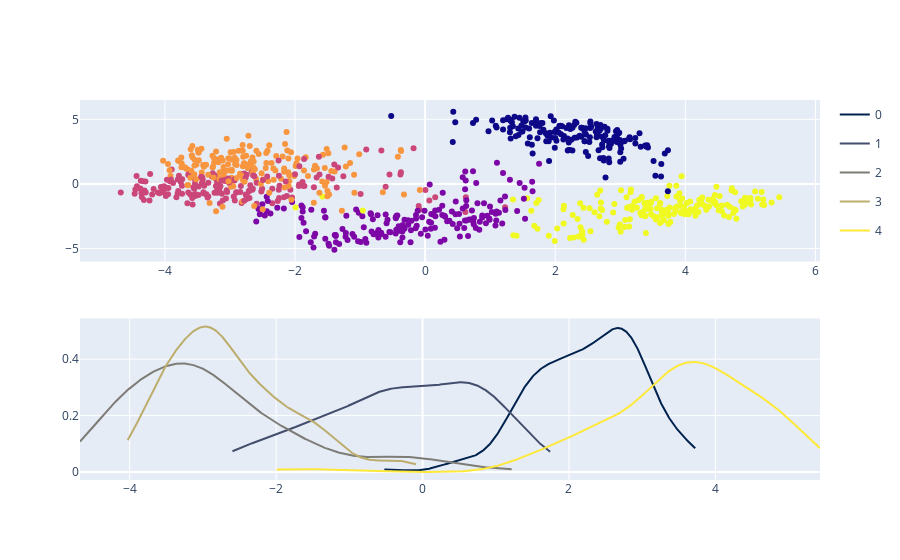

The code cell stored with this chart in its notebook:
### Code cell
import pandas as pd
from sklearn.preprocessing import StandardScaler
from sklearn.decomposition import PCA
from sklearn.datasets import load_digits
import plotly.express as px
from plotly.subplots import make_subplots
import plotly.graph_objects as go
import plotly.figure_factory as ff
import numpy as np

df,y = load_digits(n_class=5, return_X_y = True ,as_frame=True)
# df 의 인덱스가 코일번호다.
# y는 코일번호가 속한 클래스다.

df_scaled = StandardScaler().fit_transform(df.T).T # 표준화
pca = PCA(n_components=2) 
pca_vals_scaled = pca.fit_transform(df_scaled)
pca_df = pd.DataFrame(data = pca_vals_scaled, columns = ['p1','p2'])
pca_df = pd.concat( [pca_df, y], axis = 1 )
# pca.explained_variance_ratio_,pca.components_
color_spaces = ['algae', 'amp' 'bluered', 'blugrn','brwnyl', 'bugn', 'bupu', 'burg', 'burgyl', 'cividis', 'curl','darkmint', 'deep', 'delta', 'dense', 'earth', 'edge', 'electric','emrld', 'fall', 'geyser', 'gnbu', 'gray', 'greens', 'greys',
'haline', 'hot', 'hsv', 'ice', 'icefire', 'inferno', 'jet','magenta', 'magma', 'matter', 'mint', 'mrybm', 'mygbm', 'oranges','orrd', 'oryel', 'oxy', 'peach', 'phase', 'picnic', 'pinkyl','piyg', 'plasma', 'plotly3', 'portland', 'prgn', 'pubu', 'pubugn',
'puor', 'purd', 'purp', 'purples', 'purpor', 'rainbow', 'rdbu','rdgy', 'rdpu', 'rdylbu', 'rdylgn', 'redor', 'reds', 'solar','spectral', 'speed', 'sunset', 'sunsetdark', 'teal', 'tealgrn',
'tealrose', 'tempo', 'temps', 'thermal', 'tropic', 'turbid','turbo', 'twilight', 'viridis', 'ylgn', 'ylgnbu', 'ylorbr','ylorrd']

color_num = 8
fig1 = px.scatter(pca_df,   y= 'p2',    x= 'p1',    color = y
                 ,color_continuous_scale= color_spaces[color_num] 

                #  , color_discrete_sequence='T10' 
                 )


# fig1.update_traces(showlegend=False)
fig1.update(layout_coloraxis_showscale=False)

hist_data = [ pca_df[ pca_df.target == i ]['p1'] for i in y.unique()  ]
glabels = list(pca_df.target.unique())
colors = px.colors.sample_colorscale(color_spaces[color_num], len(y.unique()))
for i in glabels:    glabels[i] = str(i)
fig2 = ff.create_distplot(hist_data, group_labels = glabels, show_hist=False, show_rug=False
                          ,colors = colors)
# fig2.show()

fig = make_subplots(rows=2, cols = 1)
fig.add_trace(fig1.data[0], row=1, col=1)
for i in range(len(fig2.data)):    
    fig.add_trace(fig2.data[i], row=2, col=1)
fig.update(layout_coloraxis_showscale=False)
fig.show()

### Figure 1 — Plotly figure (JSON) as saved in the notebook; plotly's stock layout.template omitted (floating-point values rounded to 4 significant figures; data arrays with more than 128 entries replaced by an {"elided": "..."} marker saying what was removed)
{"data": [{"hovertemplate": "p1=%{x}<br>p2=%{y}<br>color=%{marker.color}<extra></extra>", "legendgroup": "", "marker": {"color": {"elided": "901 int values"}, "coloraxis": "coloraxis", "symbol": "circle"}, "mode": "markers", "name": "", "orientation": "v", "showlegend": false, "type": "scatter", "x": {"elided": "901 float values"}, "xaxis": "x", "y": {"elided": "901 float values"}, "yaxis": "y"}, {"legendgroup": "0", "marker": {"color": "rgb(0, 34, 78)"}, "mode": "lines", "name": "0", "showlegend": true, "type": "scatter", "x": {"elided": "500 float values"}, "xaxis": "x2", "y": {"elided": "500 float values"}, "yaxis": "y2"}, {"legendgroup": "1", "marker": {"color": "rgb(66, 78, 108)"}, "mode": "lines", "name": "1", "showlegend": true, "type": "scatter", "x": {"elided": "500 float values"}, "xaxis": "x2", "y": {"elided": "500 float values"}, "yaxis": "y2"}, {"legendgroup": "2", "marker": {"color": "rgb(125, 124, 118)"}, "mode": "lines", "name": "2", "showlegend": true, "type": "scatter", "x": {"elided": "500 float values"}, "xaxis": "x2", "y": {"elided": "500 float values"}, "yaxis": "y2"}, {"legendgroup": "3", "marker": {"color": "rgb(188, 173, 108)"}, "mode": "lines", "name": "3", "showlegend": true, "type": "scatter", "x": {"elided": "500 float values"}, "xaxis": "x2", "y": {"elided": "500 float values"}, "yaxis": "y2"}, {"legendgroup": "4", "marker": {"color": "rgb(254, 232, 56)"}, "mode": "lines", "name": "4", "showlegend": true, "type": "scatter", "x": {"elided": "500 float values"}, "xaxis": "x2", "y": {"elided": "500 float values"}, "yaxis": "y2"}], "layout": {"coloraxis": {"showscale": false}, "xaxis": {"anchor": "y", "domain": [0, 1]}, "xaxis2": {"anchor": "y2", "domain": [0, 1]}, "yaxis": {"anchor": "x", "domain": [0.575, 1]}, "yaxis2": {"anchor": "x2", "domain": [0, 0.425]}}}
